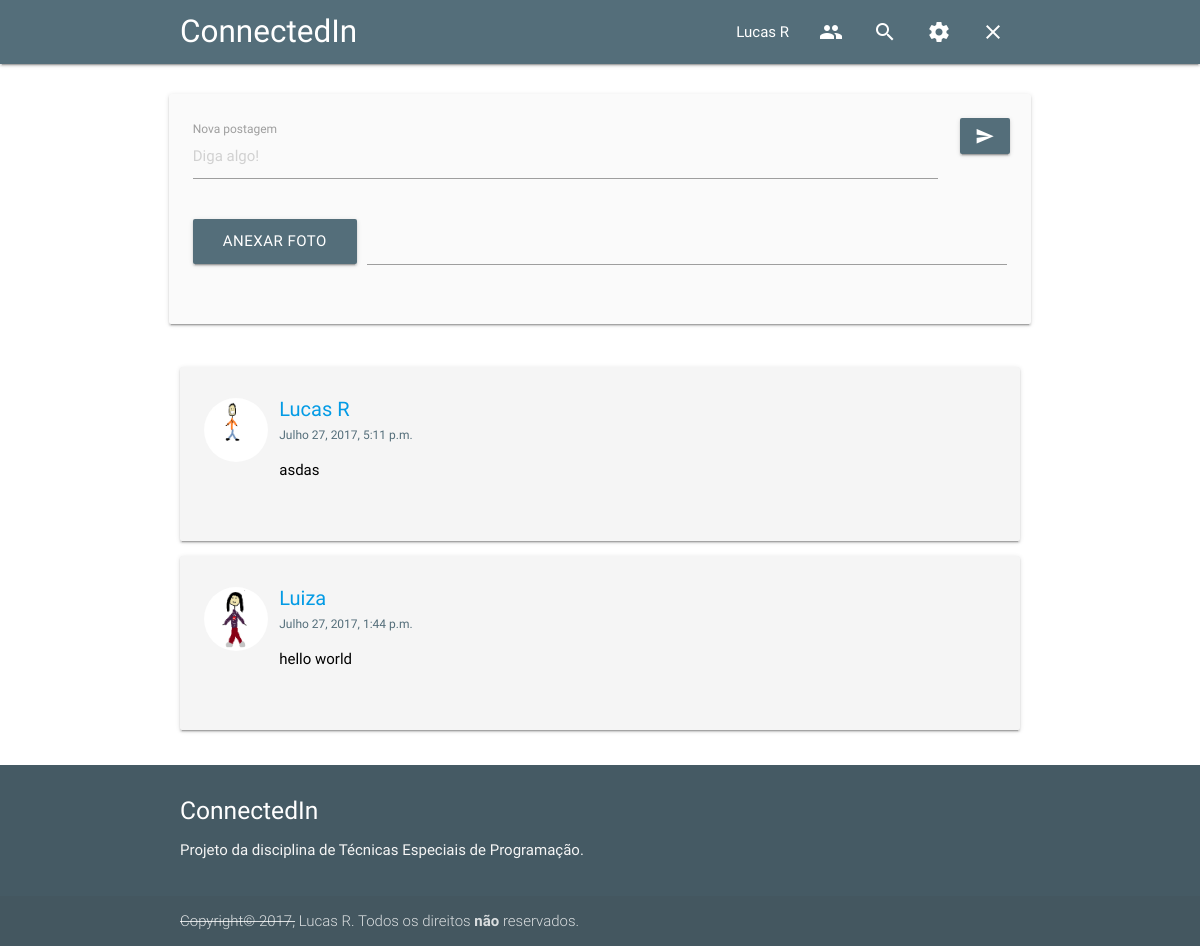
The app's page / (signed in), older data.
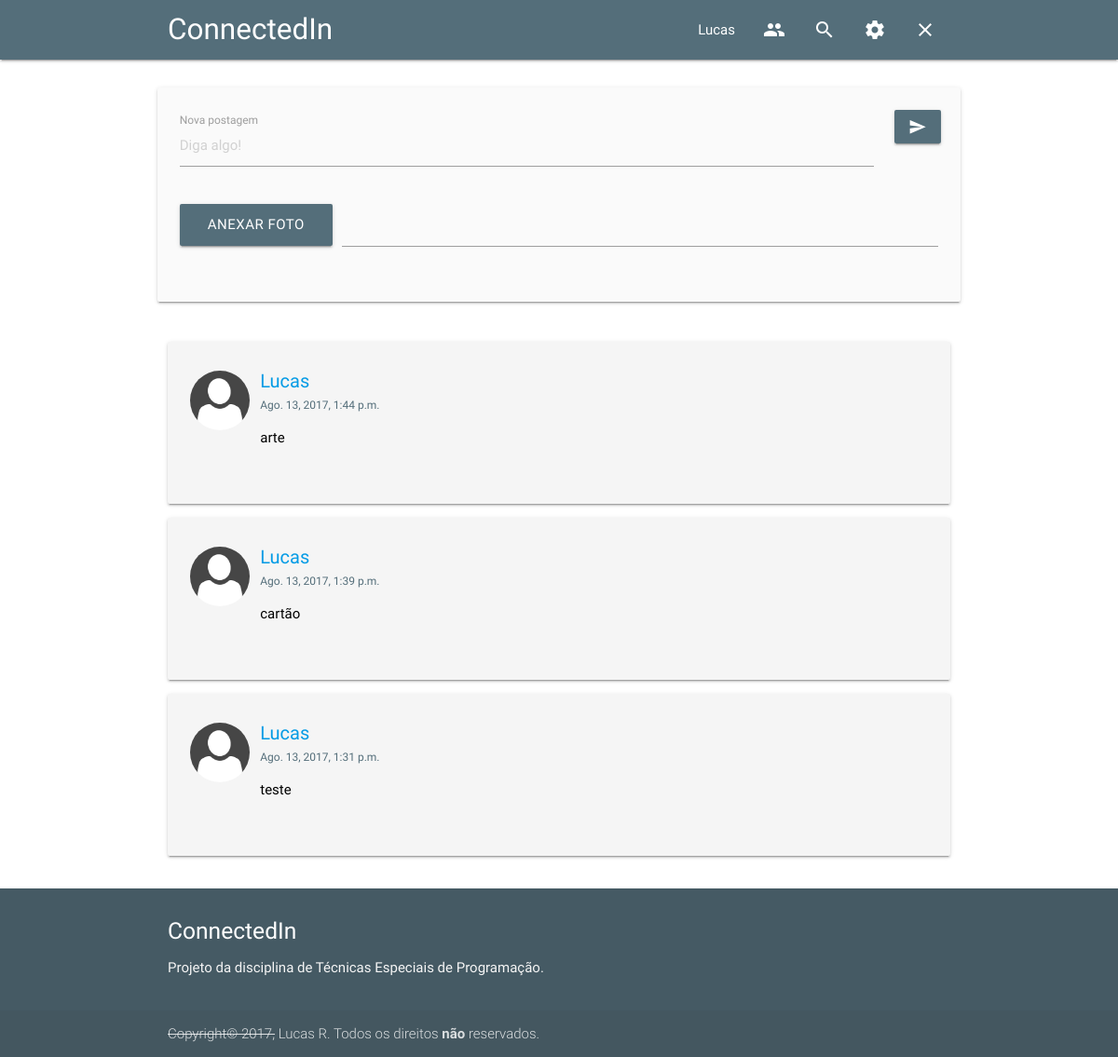
The same page, newer data.
### perfis/models.py (models this page shows, shortened)
class Perfil(models.Model):
  QUESTOES = (
    (1, "Qual o ano de nascimento do seu pai?"),
    (2, "Qual o nome do seu animal de estimação?"),
    (3, "Onde você nasceu?"),
    (4, "Como é o nome da sua mãe?"),
  )
  nome = models.CharField(max_length=255, null=False)
  telefone = models.CharField(max_length=255, null=False)
  nome_empresa = models.CharField(max_length=255, null=False)
  amigos = models.ManyToManyField('self')
  bloqueados = models.ManyToManyField('self')
  usuario = models.OneToOneField(User, related_name='perfil')
  foto = models.ImageField(upload_to='avatars/', default='avatars/default.png', null=True)
  questao = models.CharField(max_length=1, null=False, choices=QUESTOES, default=1)
  resposta = models.CharField(max_length=128, null=False)
  desativado = models.BooleanField(default=False)
  def obter_postagens(self):
    return Postagem.objects.filter(perfil=self, visibilidade=True).distinct().order_by('-data_edicao')
  def obter_timeline(self):
    lista = self.obter_postagens()
    for amigo in self.amigos.all():
      if amigo not in self.bloqueados.all():
        lista = (lista | amigo.obter_postagens()).distinct()
    return lista[:20:1]

### timeline/models.py (models this page shows, shortened)
class Postagem(models.Model):
  perfil = models.ForeignKey('perfis.Perfil', on_delete=CASCADE, related_name='postagens')
  conteudo = models.CharField(max_length=256, blank=True, null=False)
  imagem = models.ImageField(upload_to='postagens/', null=True)
  data_criacao = models.DateTimeField(null=False)
  data_edicao = models.DateTimeField(null=True)
  visibilidade = models.BooleanField(default=True, null=False)

### perfis/views.py (the view)
# urls.py: url(r'^$', views.index, name='index'),
@login_required
def index(request):
  return render(request, 'index.html', {'perfil_logado': get_perfil_logado(request)})

### perfis/views.py (called while the page is built)
@login_required
def get_perfil_logado(request):
  return request.user.perfil

### perfis/templates/index.html (shortened to what this page needs)
{% extends 'base.html' %}
{% block content %}
<br>
<div class="row">
  <div class="card grey lighten-5">
    <div class="card-content black-text">
      <form action="{% url 'nova_postagem' %}" method="POST" enctype="multipart/form-data">
        <div class="row">
          <div class="input-field col s9 m11 l11">
            <input type="text" id="id_conteudo" name="conteudo" placeholder="Diga algo!" maxlength="256" required>
            <label for="id_conteudo">Nova postagem</label>
          </div>
          <div class="col s3 m1 l1">
            <button class="btn btn-convite main-color" type="submit" value="Submit"><i class="material-icons">send</i></button>
          </div>
        </div>
        <div class="file-field input-field">
          <div class="btn main-color">
            <span>Anexar foto</span>
          </div>
          <div class="file-path-wrapper">
            <input class="file-path validate" type="text">
          </div>
        </div>
      </form>
    </div>
  </div>
</div>
<div class="row">
  <div class="col s12">
    {% for postagem in perfil_logado.obter_timeline %}
      <div class="card-panel grey lighten-4 black-text">
        <div class="row">
          <div class="col">
          <a href="{% url 'perfil' postagem.perfil.id %}">
            <img href="" class="circle" src="{{ postagem.perfil.foto.url }}" width="64" height="64">
          </a>
          </div>
          <a href="{% url 'perfil' postagem.perfil.id %}">
            <h6 class="profile-title">{{ postagem.perfil.nome }}</h6>
          </a>
          <a class="post-date">{{ postagem.data_edicao }}</a>
          <br>
          <p>{{ postagem.conteudo }}</p>
        </div>
      </div>
    {% endfor %}
  </div>
</div>
{% endblock %}

### perfis/templates/base.html (shortened to what this page needs)
{% load staticfiles %}
<html lang="pt-br">
  <head>
    <link href="{% static 'css/materialize.css' %}" type="text/css" rel="stylesheet" media="screen,projection"/>
    <link href="{% static 'css/style.css' %}" type="text/css" rel="stylesheet" media="screen,projection"/>
  </head>
  <body>
    <nav class="blue-grey darken-1" role="navigation">
      <div class="nav-wrapper container">
        <a id="logo-container" href="/" class="brand-logo">ConnectedIn</a>
        <ul class="right hide-on-med-and-down">
          <li><a href="{% url 'perfil' perfil_logado.id %}">{{ perfil_logado.nome }}</a></li>
          <li>
            <a class="dropdown-button valign-wrapper" data-activates="dropdownConvites">
              <i class="material-icons">people</i>
            </a>
          </li>
          <li><a href="{% url 'buscar' %}" class="tooltipped" data-position="bottom" data-delay="50" data-tooltip="Buscar usuários"><i class="material-icons">search</i></a></li>
          <li><a class="dropdown-button tooltipped" data-position="bottom" data-delay="50" data-tooltip="Configurações" data-activates="dropdownConfig"><i class="material-icons">settings</i></a></li>
          <li><a href="{% url 'logout' %}" class="tooltipped" data-position="bottom" data-delay="50" data-tooltip="Logout"><i class="material-icons">close</i></a></li>
        </ul>
      </div>
    </nav>
    <div class="container">
      {% block content %}
      {% endblock %}
    </div>
    <footer class="page-footer blue-grey darken-2">
      <div class="container">
        <div class="row">
          <div class="col">
            <h5 class="white-text">ConnectedIn</h5>
            <p class="grey-text text-lighten-4">Projeto da disciplina de Técnicas Especiais de Programação.</p>
          </div>
        </div>
      </div>
      <div class="footer-copyright">
        <div class="container">
          <strike>Copyright© 2017,</strike> Lucas R. Todos os direitos <b>não</b> reservados.
        </div>
      </div>
    </footer>
  </body>
</html>

Row changes from the older to the newer data that the page shows:
removed Postagem: perfil.foto (picture), perfil.nome "Lucas R", data_edicao "Julho 27, 2017, 5:11 p.m.", conteudo "asdas"
removed Postagem: perfil.foto (picture), perfil.nome "Luiza", data_edicao "Julho 27, 2017, 1:44 p.m.", conteudo "hello world"
changed Perfil: nome "Lucas R" → "Lucas"
now on this page (row edited): Postagem: perfil.foto (placeholder picture), perfil.nome "Lucas", data_edicao "Ago. 13, 2017, 1:44 p.m.", conteudo "arte"
now on this page (row edited): Postagem: perfil.foto (placeholder picture), perfil.nome "Lucas", data_edicao "Ago. 13, 2017, 1:39 p.m.", conteudo "cartão"
now on this page (row edited): Postagem: perfil.foto (placeholder picture), perfil.nome "Lucas", data_edicao "Ago. 13, 2017, 1:31 p.m.", conteudo "teste"
